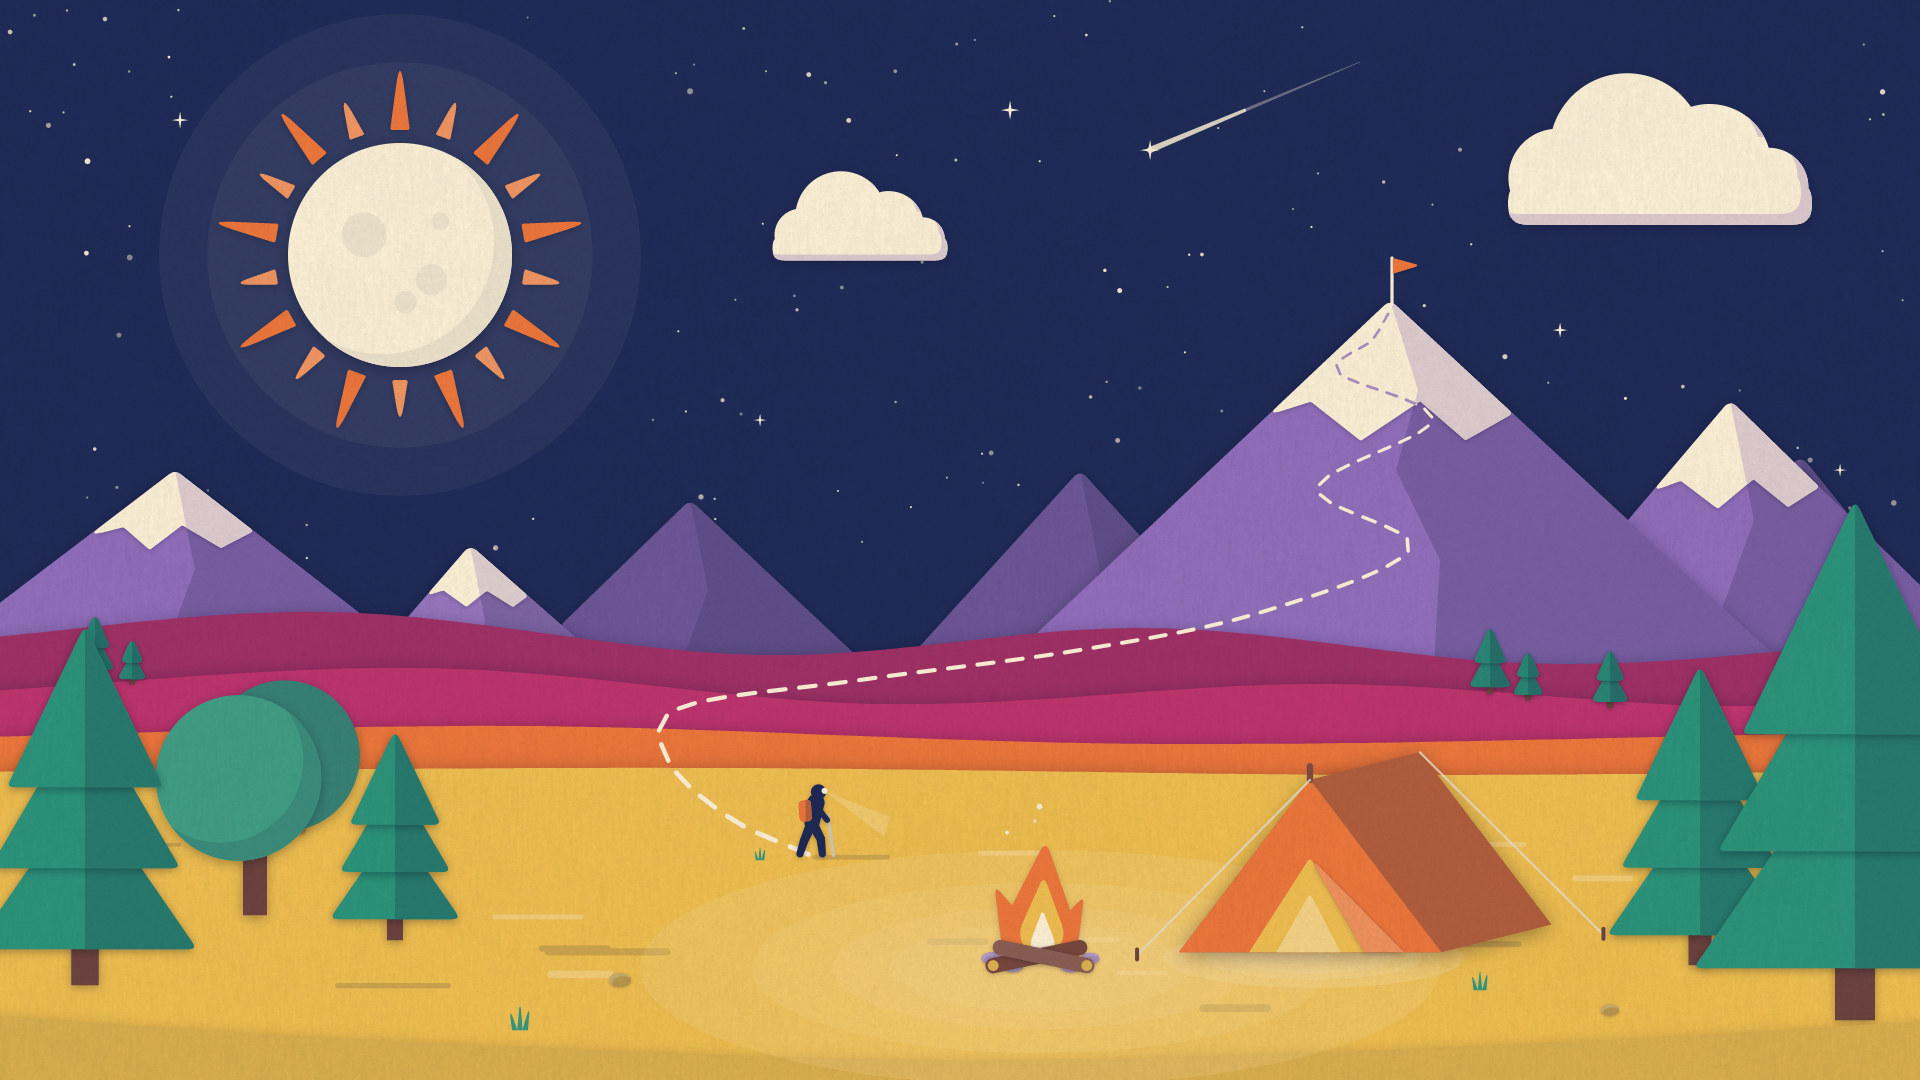

This chart was generated by the following Python code:
"""Example (flat vector): 山间夜营 · Night Camp — the last stretch back to camp after a day on the mountain.

A layered flat landscape at night. The moon, crowned with orange rays, hangs over the left; the big snowy peak on
the right still has the little orange flag planted on its summit this afternoon. A dashed trail runs from that
flag down the switchbacks, across the magenta hills and out onto the sand, where one tiny hiker with a head torch
is walking the last few hundred metres. The camp is already lit: an orange A-frame tent with a glowing door and a
campfire whose flat rings of light spread over the sand. Big shapes, seven colours, lots of empty sky.

How it was made, in order: night sky and halo -> moon, rays, stars -> mountain ranges (lit / shade faces, snow
caps) -> clouds -> hill bands -> sand -> trees -> trail and summit flag -> camp (tent, fire, light, smoke) ->
hiker and a shooting star. No image model.
python3 flatvector_night_camp.py [out.jpg] [--stages DIR]
"""
import os, sys, time
sys.path.insert(0, os.path.join(os.path.dirname(os.path.abspath(__file__)), '..', 'lib'))
from flatvector import FlatVector, tone, mix, NIGHT, PLUM, BERRY, EMBER, SAND, PINE, CREAM

out = sys.argv[1] if len(sys.argv) > 1 and not sys.argv[1].startswith('--') else 'flatvector_night_camp.jpg'
stages = sys.argv[sys.argv.index('--stages') + 1] if '--stages' in sys.argv else None
t0 = time.time()

W, H = 1920, 1080
MOON = (400, 255, 112)
SUMMIT = (1390, 300)
HORIZON = 772
HIKER = (812, 856)
TENT = (1310, 952)
FIRE = (1040, 962)

fv = FlatVector(W, H, seed=11)

# ---------------------------------------------------------------- 1 sky
fv.backdrop(NIGHT)
fv.stage('sky')

# ---------------------------------------------------------------- 2 moon and stars
fv.moon(*MOON, rays=18)
fv.stars(120, box=(0, 0, W, 560), avoid=[(MOON[0], MOON[1], 265), (1660, 175, 190)])
for x, y, r in ((1010, 110, 9), (1560, 330, 7), (180, 120, 8), (760, 420, 6), (1840, 470, 6)):
    fv.sparkle(x, y, r)
fv.stage('moon_stars')

# ---------------------------------------------------------------- 3 mountains
far = tone(PLUM, -0.3)
fv.mountain((690, 500), (380, 800), (1010, 800), far, lift=5, shade=-0.16, seed=1)
fv.mountain((1080, 470), (780, 800), (1380, 800), far, lift=5, shade=-0.16, seed=2)
fv.mountain((1800, 455), (1540, 800), (2080, 800), far, lift=5, shade=-0.16, seed=3)
fv.mountain((1730, 400), (1390, 800), (2140, 800), PLUM, snow=0.2, lift=8, seed=4)
peak = fv.mountain(SUMMIT, (860, 800), (1930, 800), PLUM, snow=0.22, lift=9, seed=5,
            ridge=[(1418, 390), (1396, 470), (1440, 560), (1425, 820)])
fv.mountain((175, 470), (-260, 800), (600, 800), PLUM, snow=0.2, lift=8, seed=6)
fv.mountain((470, 545), (250, 800), (760, 800), tone(PLUM, 0.06), snow=0.18, lift=8, seed=7)
fv.stage('mountains')

# ---------------------------------------------------------------- 4 clouds
fv.cloud(1660, 172, 330, seed=1)
fv.cloud(860, 230, 190, seed=2)
fv.stage('clouds')

# ---------------------------------------------------------------- 5 hills
fv.land([(-60, 642), (330, 612), (760, 655), (1150, 628), (1560, 664), (1980, 632)], tone(BERRY, -0.18), lift=9)
fv.land([(-60, 694), (420, 668), (880, 704), (1320, 684), (1720, 706), (1980, 690)], BERRY, lift=10)
for x, b, h in ((1490, 694, 70), (1528, 700, 52), (1610, 708, 62), (95, 676, 64), (132, 684, 48)):
    fv.pine(x, b, h, tone(PINE, -0.12), tiers=2, lift=3)
fv.land([(-60, 738), (520, 726), (1180, 744), (1980, 730)], EMBER, lift=10)
fv.stage('hills')

# ---------------------------------------------------------------- 6 sand
fv.land([(-60, HORIZON), (700, HORIZON - 4), (1400, HORIZON + 3), (1980, HORIZON - 2)], SAND, lift=12, shadow=0.42)
fv.dashes((0, HORIZON + 30, W, H - 60), [tone(SAND, 0.3), tone(SAND, -0.16)], n=16, seed=3, horizon=HORIZON)
for x, y, r in ((620, 980, 11), (1610, 1010, 9), (300, 830, 6), (1830, 850, 7)):
    fv.pebble(x, y, r, tone(SAND, -0.25))
for x, y, h in ((520, 1030, 30), (1480, 990, 24), (760, 860, 16), (1720, 905, 18)):
    fv.tuft(x, y, h, tone(PINE, 0.05))
fv.stage('sand')

# ---------------------------------------------------------------- 7 trees
fv.round_tree(255, 915, 92, tone(PINE, 0.1), seed=1)
fv.pine(85, 985, 360, tiers=3)
fv.pine(395, 940, 210, tiers=3)
fv.pine(1700, 965, 300, tiers=3)
fv.pine(1855, 1020, 520, tiers=3)
fv.land([(-60, 1012), (380, 1040), (960, 1060), (1520, 1044), (1980, 1018)], tone(SAND, -0.1), lift=8, shadow=0.3)
fv.stage('trees')

# ---------------------------------------------------------------- 8 trail and flag
path = fv.trail([(SUMMIT[0] - 2, SUMMIT[1] + 14), (1372, 340), (1338, 372), (1432, 420), (1318, 488), (1410, 548), (1262, 612),
          (1080, 650), (860, 680), (680, 708), (668, 760), (730, 818), HIKER])
fv.fill(path & peak['snow'], mix(PLUM, CREAM, 0.25), texture=0)     # on the snow the dashes go violet
fv.flag(SUMMIT[0] + 2, SUMMIT[1] + 4, 46)
fv.stage('trail')

# ---------------------------------------------------------------- 9 camp
fv.glow(FIRE[0], FIRE[1] + 6, 400, 118, tone(SAND, 0.5), rings=4, alpha=0.2)
fv.glow(TENT[0] + 4, TENT[1] + 6, 150, 30, tone(SAND, 0.6), rings=3, alpha=0.3)
fv.tent(*TENT, 262, 172)
fv.campfire(*FIRE, s=0.9)
fv.stage('camp')

# ---------------------------------------------------------------- 10 hiker, meteor
fv.hiker(*HIKER, 72, facing=1)
fv.shooting_star((1150, 150), (1360, 62), r=3)

fv.save(out, stages)
print(f'{out}  {time.time() - t0:.1f}s')
